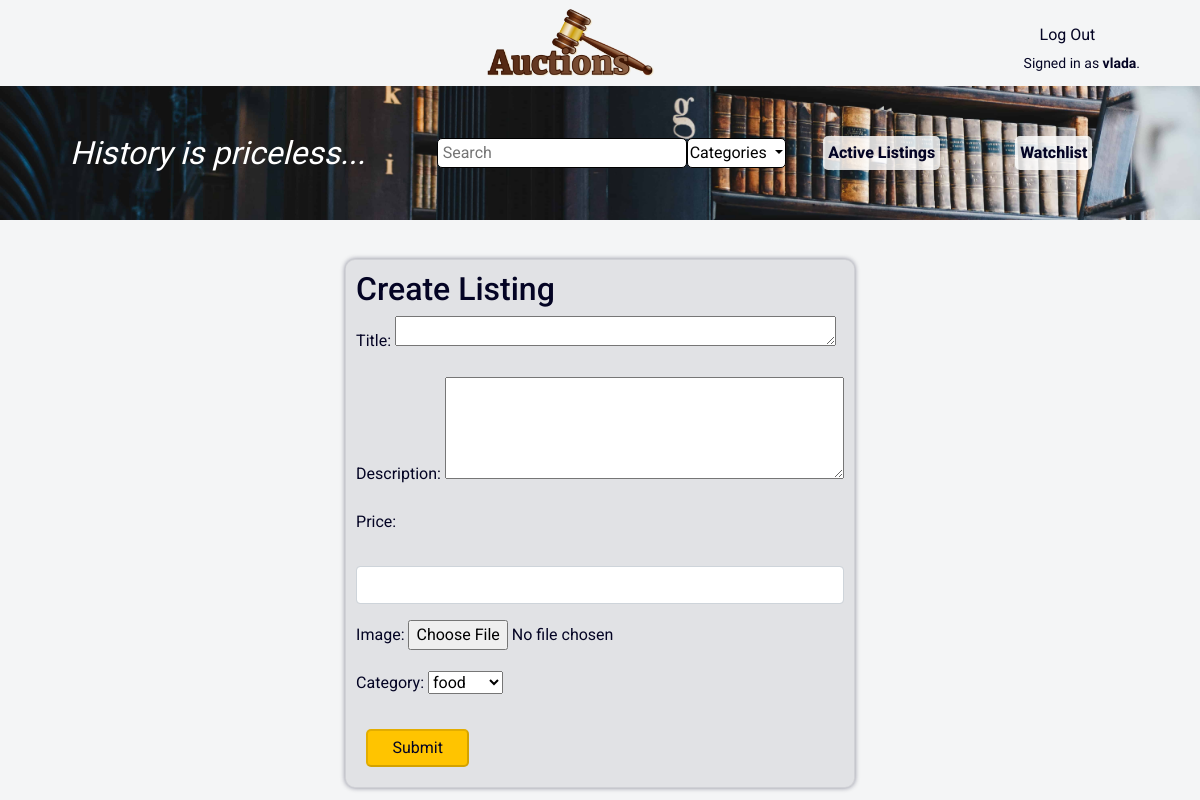
Before: /create (signed in) with the older database file.
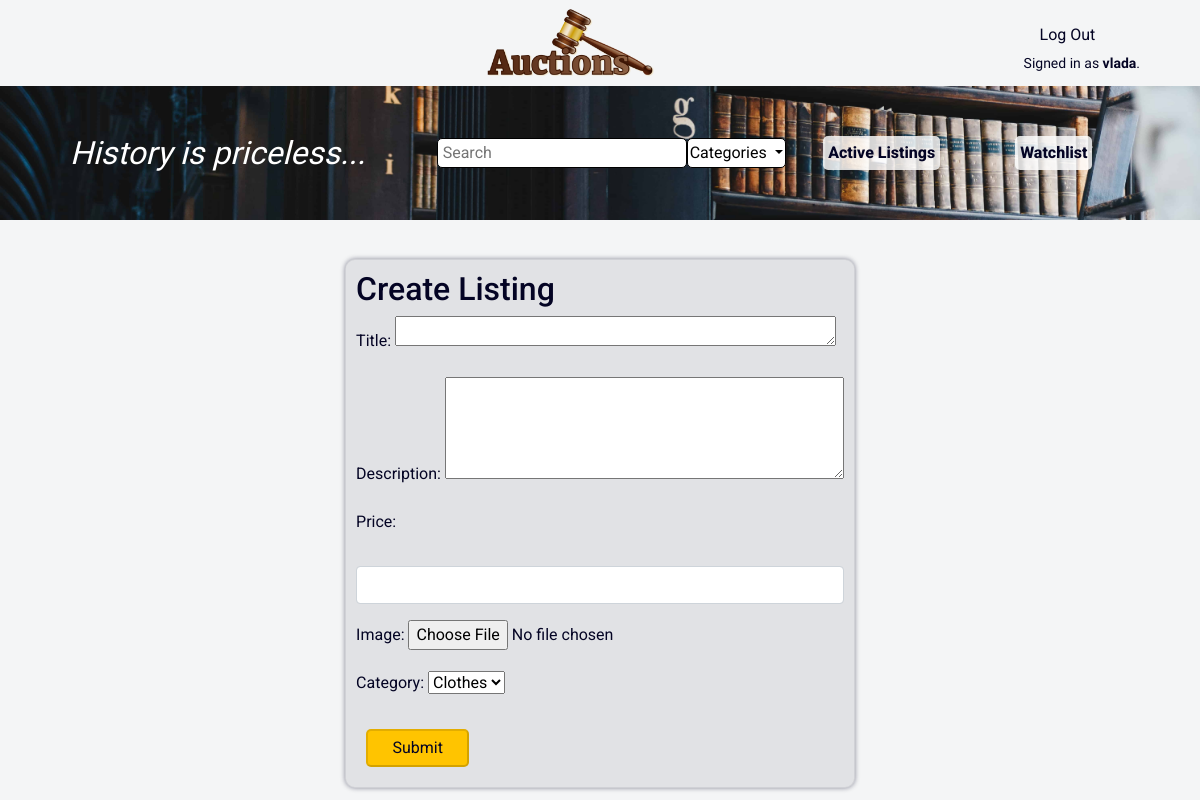
After: the same page with the newer database file.
### auctions/models.py (models this page shows)
class Category(models.Model):
    category = models.CharField(max_length=64)
    def __str__(self):
        return self.category

### auctions/views.py (the view, shortened to what this page needs)
# urls.py: path("create", views.create, name="create"),
@login_required(login_url='/login')
def create(request):
    return render(request, "auctions/create.html", {
            'form': CreateListing(),
            "categories": Category.objects.all()
        })

### auctions/forms.py
class CreateListing(ModelForm):
    class Meta:
        model = Listing
        fields = ['title', 'description', 'price', 'image', 'category']
        widgets = {
            'title': Textarea(attrs={'cols': 50, 'rows': 1}),
            'description': Textarea(attrs={'cols': 45, 'rows': 4}),
            'price': NumberInput(attrs={"class": "form-control mt-4"})
        }

### auctions/templates/auctions/create.html (shortened to what this page needs)
{% extends "auctions/layout.html" %}
{% block body %}
<div class="background">
  <div class="margin flex">
      <div class="flex1">
          <div class="history">History is priceless...</div>
      </div>
      <div class="flex flex2">
          <form action="{% url 'search' %}">
              <input class="search" type="text" name="q" placeholder="Search">
          </form>
          <div class="dropdown">
              <button class="categories dropdown-toggle" type="button" id="dropdownMenuButton" data-toggle="dropdown" aria-haspopup="true" aria-expanded="false">
                  Categories
              </button>
          </div>
          <a class="flex-item" href="{% url 'index' %}">Active Listings</a>
          <a class="flex-item" href="{% url 'watchlist' %}">Watchlist</a>
      </div>
  </div>
</div>
<div class="margin margin-top flex">
    <div class="flex-item item">
        <h2>Create Listing</h2>
        <form action="{% url 'create' %}" enctype='multipart/form-data' method="POST">
            {{ form.as_p }}
            <input class="button add" type="submit" value="Submit">
        </form>
    </div>
</div>
{% endblock %}

Changed rows visible on the page:
changed Category: category "food" → "Clothes"
